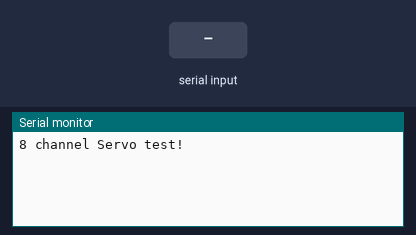
The sketch below on a simulated Arduino Uno, built with avr-gcc and run on an emulated ATmega328P. Parts: the last lines printed to the serial monitor. Inputs (shaded band) come from the test bench.

Above: at 1.2 s.
1.3 s: "SET:\n" received over Serial
At 2.5 s:
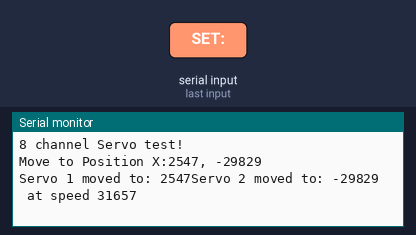
2.8 s: "SET:90\n" received over Serial
At 3.7 s:
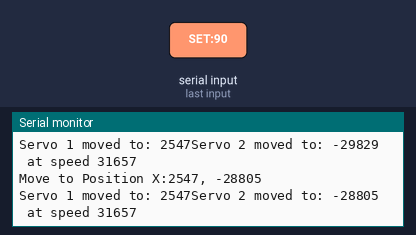

The sketch:

manualMove.ino
```cpp
#include <Wire.h>
#include <Adafruit_PWMServoDriver.h>
#include "servoNum.h"
#include "offset.h"

Adafruit_PWMServoDriver pwm[MAXDRIVERNUM] = {
  Adafruit_PWMServoDriver(0x41),
  Adafruit_PWMServoDriver(0x42),
  Adafruit_PWMServoDriver(0x43),
  Adafruit_PWMServoDriver(0x44),
  Adafruit_PWMServoDriver(0x45),
  Adafruit_PWMServoDriver(0x46)
};

String inputString = "";
bool inputComplete = false;

void setup() {
    //Wire.setSCL(PB_6);
    //Wire.setSDA(PB_7);
    //Serial.setRx(PA10);
    //Serial.setTx(PA9);


    Serial.begin(115200);
    Serial.println("8 channel Servo test!");

    for(int i=0; i<MAXDRIVERNUM; i++){
      pwm[i].begin();
      pwm[i].setOscillatorFrequency(25000000);
      pwm[i].setPWMFreq(SERVO_FREQ);
    }

    delay(10);


    /*for(int i=0; i<TOTAL_SERVO_NUM; i++){
      int driverIndex = i/MAXSERVONUM;
      int servoIndex = i%MAXSERVONUM;
      move(i, servoOffset[driverIndex][servoIndex][0]-65, servoOffset[driverIndex][servoIndex][1]);
    }*/

    /*for(int i=0; i<MAXSERVONUM; i++){
      double zero[2]={0, 0};
      moveToPoint(i, zero, 100);
    }*/
}

void move(int setIndex, int X, int Y){
  int driverIndex = setIndex/MAXSERVONUM;
  int servoIndex = setIndex%MAXSERVONUM;
  pwm[driverIndex].setPWM(servoIndex*2, 0, X);
  pwm[driverIndex].setPWM(servoIndex*2+1, 0, Y);
}

/*void moveServo(int setNumber, int* targetAngles=NULL){
  int* target = (targetAngles==NULL)?servo_values[setNumber]:targetAngles;
  servo_values[setNumber][0]=target[0];
  servo_values[setNumber][1]=target[1]+servo2_offset;
  for(int i=0; i<2; i++){
    pwm.setPWM((setNumber<<1)+1, 0, servo_values[setNumber][i]);
  }
}

void moveServoSmoothly(int setNumber, int* targetAngles, int speed) {
    int* currentAngle = servo_values[setNumber];
    int targetAnglesWithOffset[2];
    targetAnglesWithOffset[0]=targetAngles[0];
    targetAnglesWithOffset[1]=targetAngles[1]+servo2_offset;

    int steps[2];
    for(int i=0; i<2; i++){
      steps[i]=(targetAnglesWithOffset[i] > currentAngle[i]) ? 1 : -1;
    }
    while((currentAngle[0]!=targetAnglesWithOffset[0])||(currentAngle[1]!=targetAnglesWithOffset[1])){
      for(int i=0; i<2; i++){
        if(currentAngle[i]!=targetAnglesWithOffset[i])
            currentAngle[i]+=steps[i];
        pwm.setPWM((setNumber<<1)+i, 0, currentAngle[i]);
      }
      delay(4);
    }
    for(int i=0; i<2; i++){
      currentAngle[i]=targetAnglesWithOffset[i];
      pwm.setPWM((setNumber<<1)+i, 0, currentAngle[i]);
    }
}

void mapPointToAngle(int setNumber, double* point, int* result){
    for(int i=0; i<2; i++){
        result[i] = round(
            servo_parameters[setNumber][i][0]
            + servo_parameters[setNumber][i][1] * point[0]
            + servo_parameters[setNumber][i][2] * point[1]
            + servo_parameters[setNumber][i][3] * point[0] * point[0]
            + servo_parameters[setNumber][i][4] * point[1] * point[1]
            + servo_parameters[setNumber][i][5] * point[0] * point[1]
        );
    }
}
void moveToPoint(int setNumber, double* targetPosition, int speed){
    int targetAngle[2];
    mapPointToAngle(setNumber, targetPosition, targetAngle);
    moveServoSmoothly(setNumber, targetAngle, speed);
}*/

void loop() {
    // 시리얼 입력이 있을 경우 처리
    if (Serial.available()) {
        char inChar = (char)Serial.read();
        if (inChar == '\n') {
            inputComplete = true;
        } else {
            inputString += inChar;
        }
    }

    // 데이터가 완성되면 처리
    if (inputComplete) {
        processCommand(inputString);
        inputString = ""; // 입력 문자열 초기화
        inputComplete = false;
    }
}

// 명령어 처리 함수
void processCommand(String command) {
    if (command.startsWith("SET:")) {
        int setNumber, speed, v1, v2;
        sscanf(command.c_str(), "SET:%d, S:%d, V1:%d, V2:%d",
               &setNumber, &speed, &v1, &v2);

        if (setNumber < 0) {
            Serial.println("Error: Invalid Set Number");
            return;
        }

        // 서보 이동
        int X=v1;
        int Y=v2;
        move(setNumber, X, Y);

        Serial.print("Move to Position X:");
        Serial.print(X);
        Serial.print(", ");
        Serial.println(Y);


        Serial.print("Servo 1 moved to: ");
        Serial.print(v1);

        Serial.print("Servo 2 moved to: ");
        Serial.println(v2);


        Serial.print(" at speed ");
        Serial.println(speed);
    }
}
```

offset.cpp
```cpp
#include "offset.h"
const int servoOffset[MAXDRIVERNUM][MAXSERVONUM][2] = {
  {
    {359, 250},
    {383, 358},
    {369, 350},
    {369, 376},
    {369, 376},
    {392, 360},
    {350, 350},
    {369, 350}
  },
  {
    {345, 500},
    {364, 339},
    {384, 351},
    {396, 337},
    {402, 372},
    {421, 346},
    {340, 360},
    {410, 367}
  },
  {
    {395, 406},
    {414, 371},
    {300, 500},
    {350, 350},
    {382, 364},
    {386, 373},
    {370, 336},
    {339, 331}
  },
  {
    {419, 370},
    {381, 370},
    {380, 404},
    {442, 360},
    {505, 551},
    {425, 415},
    {450, 380},
    {288, 367}
  },
  {
    {169, 430},
    {389, 391},
    {389, 391},
    {314, 404},
    {360, 360},
    {379, 460},
    {367, 360},
    {394, 552}
  },
  {
    {361, 334},
    {371, 349},
    {389, 339},
    {376, 341},
    {300, 229},
    {480, 280},
    {360, 360},
    {360, 360}
  }
};
```

offset.h
```cpp
#ifndef OFFSET_H
#define OFFSET_H

#include "servoNum.h"

extern const int servoOffset[MAXDRIVERNUM][MAXSERVONUM][2];

#endif
```

servoNum.h
```cpp
#ifndef SERVONUM_H
#define SERVONUM_H

#define SERVOMIN  120
#define SERVOMAX  600
#define SERVO_FREQ 50

#define MAXDRIVERNUM 6
#define MAXSERVONUM 8
#define TOTAL_SERVO_NUM 46

#endif
```

Measured:
- after the input at 1.3 s, the serial monitor: prints a new line at once (image 1)
- after the input at 2.8 s, the serial monitor: prints a new line at once (image 2)
